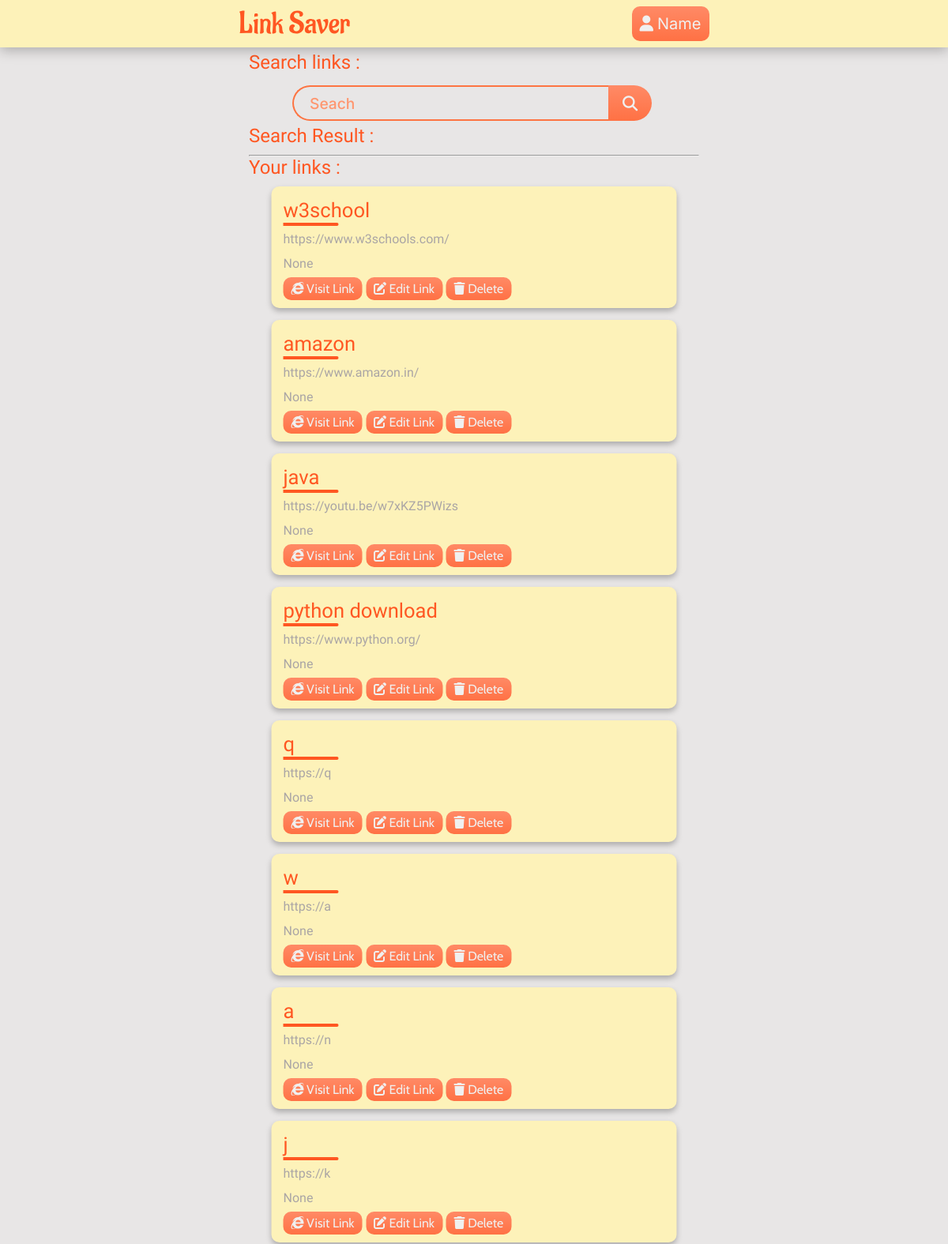
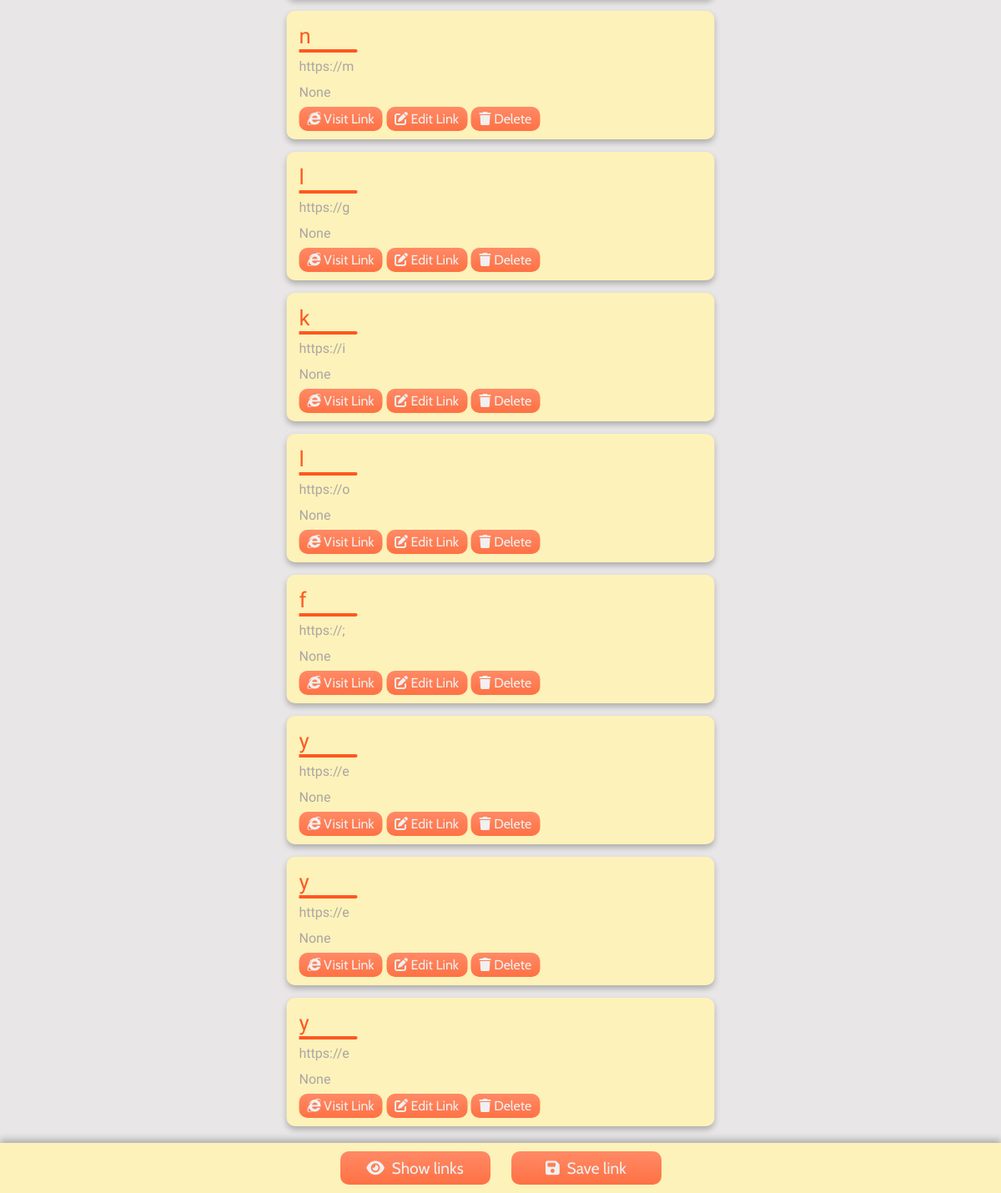
The app's page / (signed in) with its own data (2 pictures, top to bottom).
### linkapp/models.py (models this page shows)
class Linklist(models.Model):
    host=models.ForeignKey(User, on_delete=models.SET_NULL,null=True)
    title = models.CharField(max_length=200)
    desc = models.CharField(max_length=200, null = True)
    link = models.CharField(max_length=200)
    def __str__(self):
        return self.title

### linkapp/views.py (the view)
# urls.py: path('', views.home, name='home'),
@login_required(login_url='login')
def home(request):
    if request.method == "GET":
        q = request.GET.get('q')
        if q!= None and q != "":
            q_list = Linklist.objects.filter(Q(title__contains=q))
            print(q_list)
        else:
            q_list = Linklist.objects.filter(Q(title__contains="nothing_to_display_in_search_result"))
    links = Linklist.objects.all()
    context={'links':links, 'q_list':q_list}
    return render (request, 'linkapp/home.html', context)

### linkapp/templates/linkapp/home.html (shortened to what this page needs)
{% extends 'main.html' %}
{% block body %}
<h2>Search Result :</h2>
    <hr>
<h2>Your links :</h2>
{% for link in links  %}
{% if request.user == link.host %}
<div class="linkContainer">
    <h2 class="linkTitle">{{link}}</h2>
    <h4 class="linkAddr">{{link.link}}</h4>
    <h4 class="linkAddr">{{link.desc}}</h4>
    <a href="{{link.link}}" target="_blank" class="btn btnContainer"><i class="fa-brands fa-internet-explorer"></i> Visit Link</a>
    <a href="{% url 'edit' link.id %}" class="btn btnContainer"><i class="fa-solid fa-pen-to-square"></i> Edit Link</a>
    <a href="{% url 'delete' link.id %}" class="btn btnContainer"><i class="fa-solid fa-trash"></i> Delete</a>
</div>
{% endif %}
{% endfor %}
</section>
{% endblock body %}

### linkapp/static/styles/style.css (style rules this page uses)
:root { --mainYellow: #FDF2B9; --mainOrange: #FF5722; --mainGradient: linear-gradient(180deg, #FF8A66, #FF7144); --HoverGradient: linear-gradient(180deg, #FF7144, #FF8A66); --backgroundColor: #e8e6e6; --txtclr: #f0f0f0; --plccolor: #ff966f; --linkUrlColor: #aaa5a5; --lightOrange: #fd7442; --transparentOrange: rgba(254, 185, 159, 0.89); }
::placeholder { color: var(--plccolor) !important; background-color: transparent; font-weight: 500 !important; font-family: 'Inter', sans-serif !important; }
* { font-family: 'Inter', sans-serif; margin: 0; padding: 0; box-sizing: border-box; }
body { background: var(--backgroundColor); overflow-x: hidden; }
.body h2 { font-size: 1.5rem; font-family: 'Salsa', cursive; color: var(--mainOrange); font-weight: 400; margin-bottom: 10px; }
.linkContainer { background-color: var(--mainYellow); padding: 15px 7px 15px 15px; width: 90%; left: 50%; transform: translateX(-50%); position: relative; border: none; border-radius: 10px; outline: none; box-shadow: 0px 4px 7px rgba(0, 0, 0, 0.25); overflow: hidden; margin-bottom: 15px; }
.linkContainer h2 { font-size: 1.6rem; font-family: 'Salsa', cursive; color: var(--mainOrange); font-weight: 400; margin-bottom: 12px; position: relative; }
.linkContainer h2::after { content: ""; width: 70px; height: 4px; border: none; border-radius: 0px 5px 5px 0px; position: absolute; background-color: var(--mainOrange); left: 0; bottom: -5px; }
.linkContainer h4 { font-size: 1rem; font-family: 'Salsa', cursive; color: var(--linkUrlColor); font-weight: 300; margin-bottom: 12px; }
.linkContainer .btnContainer { padding: 5px 10px; font-family: 'Cabin', sans-serif !important; text-decoration: none; max-width: 65px !important; min-width: 65px !important; }
.btn { background: var(--mainGradient); color: var(--txtclr); border: none; outline: none; border-radius: 10px; cursor: pointer; transition: 0.5s ease-out; }

### records on screen
Linklist: title "w3school", link "https://www.w3schools.com/", desc "None"
Linklist: title "amazon", link "https://www.amazon.in/", desc "None"
Linklist: title "java", link "https://youtu.be/w7xKZ5PWizs", desc "None"
Linklist: title "python download", link "https://www.python.org/", desc "None"
Linklist: title "q", link "https://q", desc "None"
Linklist: title "w", link "https://a", desc "None"
Linklist: title "a", link "https://n", desc "None"
Linklist: title "j", link "https://k", desc "None"
Linklist: title "n", link "https://m", desc "None"
Linklist: title "l", link "https://g", desc "None"
Linklist: title "k", link "https://i", desc "None"
Linklist: title "l", link "https://o", desc "None"
Linklist: title "f", link "https://;", desc "None"
Linklist: title "y", link "https://e", desc "None"
Linklist: title "y", link "https://e", desc "None"
Linklist: title "y", link "https://e", desc "None"
